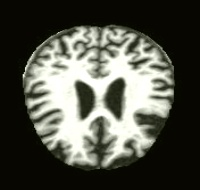
#> input picture data/raw/imaging/combined_images/MildDemented/019ecdfd-d78a-48a7-a357-5731ee2eef9d.jpg, 200 x 190 px; its folder holds only this picture in this run
$ python -i risk_engine.py   (imports and definitions only)
#> lines starting #> are read from the running program, lines starting #| are printed output that depends on the picture
### carebridge/config.py
from __future__ import annotations

import os
from pathlib import Path

BASE_DIR = Path(__file__).resolve().parent.parent
DATA_DIR = BASE_DIR / "data"
RAW_DIR = DATA_DIR / "raw"
MODELS_DIR = DATA_DIR / "models"
EXPORT_DIR = DATA_DIR / "exports"
ARTIFACTS_DIR = EXPORT_DIR / "artifacts"
CHARTS_DIR = ARTIFACTS_DIR / "charts"
ASSETS_DIR = BASE_DIR / "assets"

DB_PATH = DATA_DIR / "carebridge.db"

# Existing core model
MODEL_PATH = MODELS_DIR / "dementia_risk_pipeline.joblib"
MODEL_META_PATH = MODELS_DIR / "dementia_risk_metrics.json"

# Modality-specific raw data roots
TABULAR_DIR = RAW_DIR / "tabular"
ADDRESSO_DIR = RAW_DIR / "addresso"
EEG_DIR = RAW_DIR / "eeg" / "ds004504"
IMAGING_DIR = RAW_DIR / "imaging" / "combined_images"

# Modality-specific model/meta outputs
TABULAR_MODEL_PATH = MODELS_DIR / "tabular_dementia_pipeline.joblib"
TABULAR_META_PATH = MODELS_DIR / "tabular_dementia_metrics.json"

ADDRESSO_MODEL_PATH = MODELS_DIR / "addresso_bundle_pipeline.joblib"
ADDRESSO_META_PATH = MODELS_DIR / "addresso_bundle_metrics.json"

EEG_MODEL_PATH = MODELS_DIR / "eeg_pipeline.joblib"
EEG_META_PATH = MODELS_DIR / "eeg_metrics.json"

IMAGING_MODEL_PATH = MODELS_DIR / "imaging_pipeline.joblib"
IMAGING_META_PATH = MODELS_DIR / "imaging_metrics.json"

APP_TITLE = "Memoria"
APP_TAGLINE = "Memory support, reminders, games, and community care in one place"
DEFAULT_LANGUAGE = os.getenv("CAREBRIDGE_DEFAULT_LANGUAGE", "en")
SECRET_KEY = os.getenv("CAREBRIDGE_SECRET_KEY", "carebridge-demo-secret")
GEMINI_API_KEY = os.getenv("GEMINI_API_KEY", "")
ENABLE_GEMINI = os.getenv("ENABLE_GEMINI", "0") == "1"

LANGUAGE_LABELS = {
    "en": "English",
    "zh": "中文",
    "ms": "Bahasa Melayu",
    "ta": "தமிழ்",
}

ROLE_LABELS = {
    "doctor": "Doctor",
    "caregiver": "Caregiver",
    "volunteer": "Volunteer",
    "patient": "Patient",
}

DEMO_USERS = [
    {
        "username": "doctor_demo",
        "password": "Doctor@123",
        "full_name": "Dr Grace Lim",
        "role": "doctor",
        "email": "doctor@example.com",
    },
    {
        "username": "caregiver_demo",
        "password": "Caregiver@123",
        "full_name": "Sarah Tan",
        "role": "caregiver",
        "email": "caregiver@example.com",
    },
    {
        "username": "volunteer_demo",
        "password": "Volunteer@123",
        "full_name": "Marcus Lee",
        "role": "volunteer",
        "email": "volunteer@example.com",
    },
    {
        "username": "patient_demo",
        "password": "Patient@123",
        "full_name": "Mdm Tan Mei Hua",
        "role": "patient",
        "email": "patient@example.com",
    },
]

for path in [
    DATA_DIR,
    RAW_DIR,
    MODELS_DIR,
    EXPORT_DIR,
    ARTIFACTS_DIR,
    CHARTS_DIR,
    ASSETS_DIR,
    TABULAR_DIR,
    ADDRESSO_DIR,
    EEG_DIR.parent,
    IMAGING_DIR.parent,
]:
    path.mkdir(parents=True, exist_ok=True)

### carebridge/risk_engine.py
from __future__ import annotations

import json
import warnings
import tempfile
import zipfile
from pathlib import Path
from typing import Any

import joblib
import matplotlib.pyplot as plt
import numpy as np
import pandas as pd
from PIL import Image
from scipy.signal import welch
from sklearn.cluster import KMeans
from sklearn.compose import ColumnTransformer
from sklearn.decomposition import PCA
from sklearn.ensemble import IsolationForest, RandomForestClassifier
from sklearn.impute import SimpleImputer
from sklearn.linear_model import LogisticRegression
from sklearn.metrics import (
    accuracy_score,
    average_precision_score,
    classification_report,
    confusion_matrix,
    precision_recall_curve,
    roc_auc_score,
    roc_curve,
    silhouette_score,
)
from sklearn.model_selection import train_test_split
from sklearn.pipeline import Pipeline
from sklearn.preprocessing import OneHotEncoder, StandardScaler

from .config import (
    ADDRESSO_DIR,
    ADDRESSO_META_PATH,
    ADDRESSO_MODEL_PATH,
    CHARTS_DIR,
    EEG_DIR,
    EEG_META_PATH,
    EEG_MODEL_PATH,
    IMAGING_DIR,
    IMAGING_META_PATH,
    IMAGING_MODEL_PATH,
    MODEL_META_PATH,
    MODEL_PATH,
    TABULAR_META_PATH,
    TABULAR_MODEL_PATH,
)

# [1 line not run here, left out]

CANDIDATE_TARGETS = [
    "Diagnosis",
    "diagnosis",
    "target",
    "label",
    "Class",
    "Outcome",
    "Dementia",
    "dementia",
    "Group",
]

DROP_COLUMNS_EXACT = {
    "DoctorInCharge",
    "Subject ID",
    "MRI ID",
}

DROP_COLUMNS_LOWER = {
    "patientid",
    "id",
    "recordid",
}

CANONICAL_FEATURES = {
    "age": ["Age", "age"],
    "gender": ["Gender", "gender", "Sex", "sex"],
    "education": ["EducationLevel", "education", "education_level"],
    "bmi": ["BMI", "bmi"],
    "sleep_quality": ["SleepQuality", "sleep_quality", "sleep"],
    "physical_activity": ["PhysicalActivity", "physical_activity", "activity"],
    "depression": ["Depression", "depression"],
    "hypertension": ["Hypertension", "hypertension"],
    "diabetes": ["Diabetes", "diabetes"],
    "memory_complaints": ["MemoryComplaints", "memory_complaints"],
    "behavioral_problems": ["BehavioralProblems", "behavioral_problems"],
    "adl": ["ADL", "adl", "FunctionalAssessment", "functionalassessment"],
    "confusion": ["Confusion", "confusion"],
    "disorientation": ["Disorientation", "disorientation"],
    "difficulty_tasks": ["DifficultyCompletingTasks", "difficulty_tasks"],
    "forgetfulness": ["Forgetfulness", "forgetfulness"],
    "mmse": ["MMSE", "mmse"],
}


# -------------------------------------------------------------------
# Generic helpers
# -------------------------------------------------------------------
def _safe_slug(name: str) -> str:
    return "".join(ch.lower() if ch.isalnum() else "_" for ch in name).strip("_")


def _write_json(path: Path, payload: dict[str, Any]) -> None:
    path.parent.mkdir(parents=True, exist_ok=True)
    path.write_text(json.dumps(payload, indent=2), encoding="utf-8")


# [776 lines left out: functions load_json_if_exists, _ensure_chart_dir, _save_class_distribution_chart, _save_model_comparison_chart, _save_roc_curve, _save_pr_curve and 17 more, not called in this run]


# -------------------------------------------------------------------
# Imaging modelling
# -------------------------------------------------------------------
def _image_feature_vector(img_path: Path, size: tuple[int, int] = (64, 64)) -> dict[str, float]:
#> called with size = (64, 64)
    img = Image.open(img_path).convert("L").resize(size)
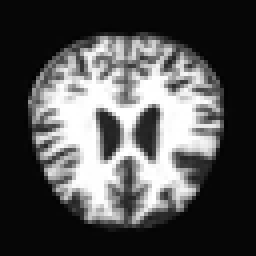
#> img: PIL image 64x64 L (shown 4 times larger); min 1, max 255, mean 81
    arr = np.asarray(img, dtype=np.float32) / 255.0
    hist, _ = np.histogram(arr, bins=16, range=(0.0, 1.0), density=True)
#> hist = [8.35, 0.188, 0.582, 0.418, 0.336, 0.391, 0.418, 0.379, 0.398, 0.387, 0.402, 0.348, 0.496, 0.449, 0.543, 1.91]

    features = {
        "mean_intensity": float(arr.mean()),
        "std_intensity": float(arr.std()),
        "min_intensity": float(arr.min()),
        "max_intensity": float(arr.max()),
        "edge_proxy": float(np.mean(np.abs(np.diff(arr, axis=0))) + np.mean(np.abs(np.diff(arr, axis=1)))),
    }
#> features = {'mean_intensity': 0.318, 'std_intensity': 0.371, 'min_intensity': 0.00392, 'max_intensity': 1, 'edge_proxy': 0.129}
    for i, val in enumerate(hist):
        features[f"hist_{i}"] = float(val)
#> this loop made 16 passes
#> val on passes 1 to 12: 8.35, 0.188, 0.582, 0.418, 0.336, 0.391, 0.418, 0.379, 0.398, 0.387, 0.402, 0.348
#> after the loop, features = 21 items
    return features


# [190 lines left out: functions train_imaging_bundle, _find_value, align_profile_to_training_columns, heuristic_profile_score, explain_profile, summarize_risk and 1 more, not called in this run]


def load_training_metadata() -> dict[str, Any]:
    return load_json_if_exists(MODEL_META_PATH)


def load_tabular_metadata() -> dict[str, Any]:
    return load_json_if_exists(TABULAR_META_PATH)


def load_addresso_metadata() -> dict[str, Any]:
    return load_json_if_exists(ADDRESSO_META_PATH)


def load_eeg_metadata() -> dict[str, Any]:
    return load_json_if_exists(EEG_META_PATH)


def load_imaging_metadata() -> dict[str, Any]:
    return load_json_if_exists(IMAGING_META_PATH)

>>> result = _image_feature_vector('../data/raw/imaging/combined_images/MildDemented/019ecdfd-d78a-48a7-a357-5731ee2eef9d.jpg')
#> result = 21 items

$ run again, on data/raw/imaging/combined_images/MildDemented/02addcbc-619b-4a93-bca0-fb21e0ab7066.jpg
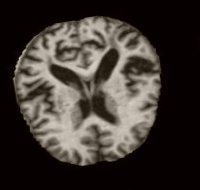
#> input picture data/raw/imaging/combined_images/MildDemented/02addcbc-619b-4a93-bca0-fb21e0ab7066.jpg, 200 x 190 px
#> in _image_feature_vector, `img = Image.open(img_path).convert("L").resize(size)`:
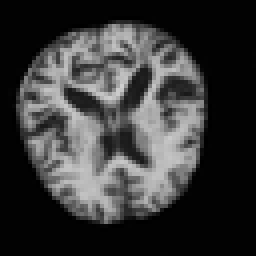
#> img: PIL image 64x64 L (shown 4 times larger); min 0, max 207, mean 56.1
#> hist = [8.42, 0.477, 0.547, 0.469, 0.594, 0.672, 0.664, 0.703, 0.715, 0.699, 0.852, 0.996, 0.191, 0, 0, 0]
#> in _image_feature_vector, `features = { "mean_intensity": float(arr.mean()), "std_intensity": flo..`: features = {'mean_intensity': 0.22, 'std_intensity': 0.263, 'min_intensity': 0, 'max_intensity': 0.812, 'edge_proxy': 0.101}
#> the loop in _image_feature_vector, `for i, val in enumerate(hist):` made 16 passes
#> val on passes 1 to 8: 8.42, 0.477, 0.547, 0.469, 0.594, 0.672, 0.664, 0.703
#> after the loop in _image_feature_vector, `for i, val in enumerate(hist):`: features = 21 items

$ run again, on data/raw/imaging/combined_images/MildDemented/02e5bc81-1ae6-4abd-b32a-90be0d94dcf2.jpg
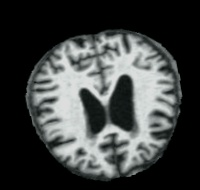
#> input picture data/raw/imaging/combined_images/MildDemented/02e5bc81-1ae6-4abd-b32a-90be0d94dcf2.jpg, 200 x 190 px
#> in _image_feature_vector, `img = Image.open(img_path).convert("L").resize(size)`:
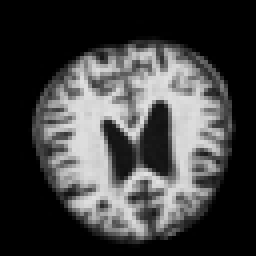
#> img: PIL image 64x64 L (shown 4 times larger); min 0, max 226, mean 65.1
#> hist = [8.08, 0.738, 0.43, 0.516, 0.574, 0.535, 0.469, 0.414, 0.449, 0.543, 0.527, 0.543, 0.621, 1.54, 0.0195, 0]
#> in _image_feature_vector, `features = { "mean_intensity": float(arr.mean()), "std_intensity": flo..`: features = {'mean_intensity': 0.255, 'std_intensity': 0.316, 'min_intensity': 0, 'max_intensity': 0.886, 'edge_proxy': 0.112}
#> the loop in _image_feature_vector, `for i, val in enumerate(hist):` made 16 passes
#> val on passes 1 to 8: 8.08, 0.738, 0.43, 0.516, 0.574, 0.535, 0.469, 0.414
#> after the loop in _image_feature_vector, `for i, val in enumerate(hist):`: features = 21 items

$ run again, on data/raw/imaging/combined_images/MildDemented/048ab656-b2f3-4363-b8fe-e22b7150ea38.jpg
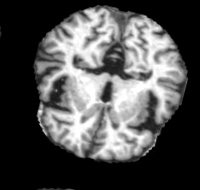
#> input picture data/raw/imaging/combined_images/MildDemented/048ab656-b2f3-4363-b8fe-e22b7150ea38.jpg, 200 x 190 px
#> in _image_feature_vector, `img = Image.open(img_path).convert("L").resize(size)`:
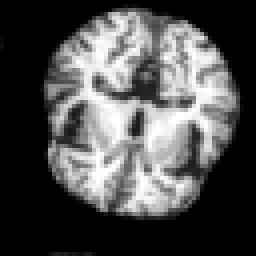
#> img: PIL image 64x64 L (shown 4 times larger); min 0, max 255, mean 78.9
#> hist = [7.86, 0.262, 0.43, 0.332, 0.336, 0.422, 0.445, 0.523, 0.57, 0.637, 0.652, 0.68, 0.582, 0.738, 0.703, 0.824]
#> in _image_feature_vector, `features = { "mean_intensity": float(arr.mean()), "std_intensity": flo..`: features = {'mean_intensity': 0.309, 'std_intensity': 0.355, 'min_intensity': 0, 'max_intensity': 1, 'edge_proxy': 0.126}
#> the loop in _image_feature_vector, `for i, val in enumerate(hist):` made 16 passes
#> val on passes 1 to 8: 7.86, 0.262, 0.43, 0.332, 0.336, 0.422, 0.445, 0.523
#> after the loop in _image_feature_vector, `for i, val in enumerate(hist):`: features = 21 items
